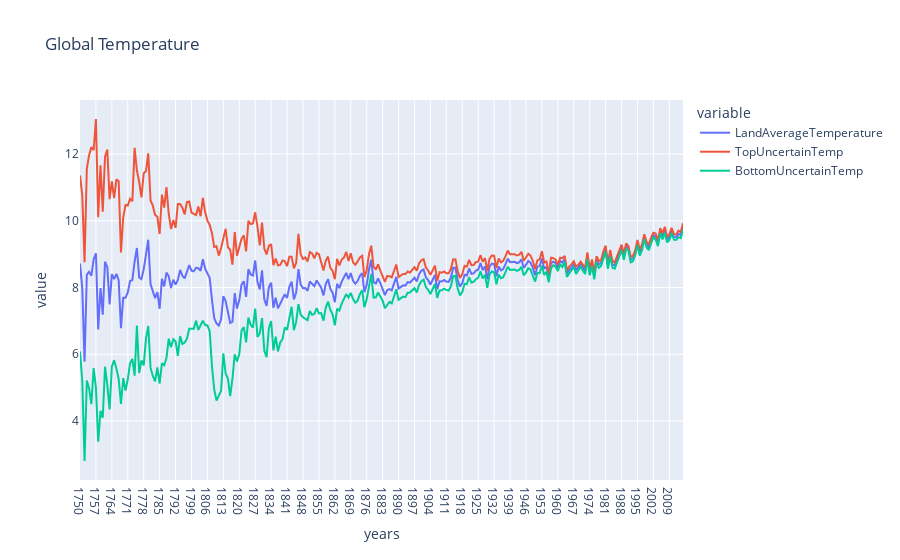

Write notebook code for a chart like this one.
### Code cell
fig2 = px.line(data, x='years', y=['LandAverageTemperature','TopUncertainTemp','BottomUncertainTemp'], title='Global Temperature')
fig2.show()

### Figure 1 — Plotly figure (JSON) as saved in the notebook; plotly's stock layout.template omitted (floating-point values rounded to 4 significant figures; data arrays with more than 128 entries replaced by an {"elided": "..."} marker saying what was removed)
{"data": [{"hovertemplate": "variable=LandAverageTemperature<br>years=%{x}<br>value=%{y}<extra></extra>", "legendgroup": "LandAverageTemperature", "line": {"color": "#636efa", "dash": "solid"}, "marker": {"symbol": "circle"}, "mode": "lines", "name": "LandAverageTemperature", "orientation": "v", "showlegend": true, "type": "scatter", "x": {"elided": "266 str values"}, "xaxis": "x", "y": {"elided": "266 float values"}, "yaxis": "y"}, {"hovertemplate": "variable=TopUncertainTemp<br>years=%{x}<br>value=%{y}<extra></extra>", "legendgroup": "TopUncertainTemp", "line": {"color": "#EF553B", "dash": "solid"}, "marker": {"symbol": "circle"}, "mode": "lines", "name": "TopUncertainTemp", "orientation": "v", "showlegend": true, "type": "scatter", "x": {"elided": "266 str values"}, "xaxis": "x", "y": {"elided": "266 float values"}, "yaxis": "y"}, {"hovertemplate": "variable=BottomUncertainTemp<br>years=%{x}<br>value=%{y}<extra></extra>", "legendgroup": "BottomUncertainTemp", "line": {"color": "#00cc96", "dash": "solid"}, "marker": {"symbol": "circle"}, "mode": "lines", "name": "BottomUncertainTemp", "orientation": "v", "showlegend": true, "type": "scatter", "x": {"elided": "266 str values"}, "xaxis": "x", "y": {"elided": "266 float values"}, "yaxis": "y"}], "layout": {"autosize": true, "legend": {"title": {"text": "variable"}, "tracegroupgap": 0}, "title": {"text": "Global Temperature"}, "xaxis": {"anchor": "y", "autorange": true, "domain": [0, 1], "range": [0, 265], "title": {"text": "years"}, "type": "category"}, "yaxis": {"anchor": "x", "autorange": true, "domain": [0, 1], "range": [2.234, 13.62], "title": {"text": "value"}, "type": "linear"}}}
